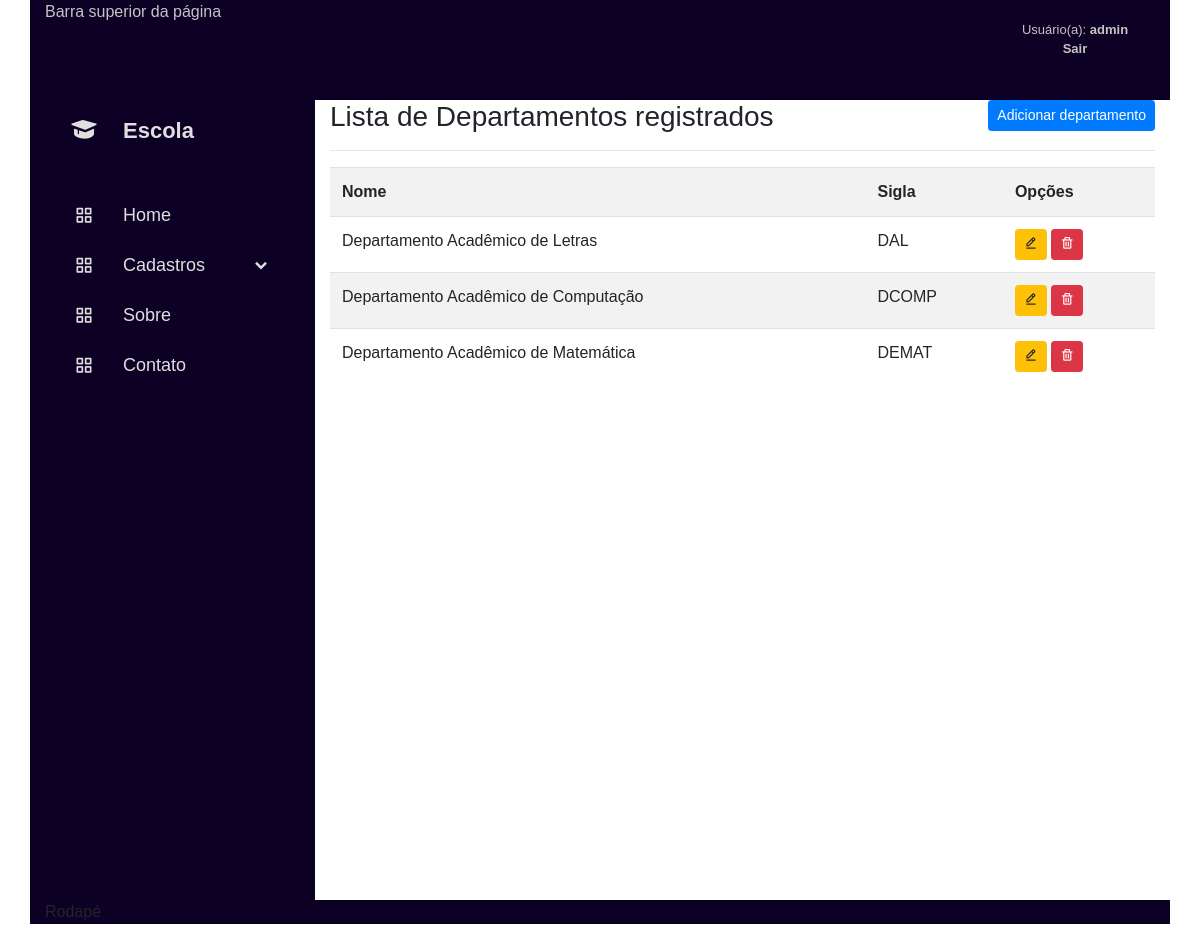
/listar/departamento/ (signed in), run on the app's committed database.
### cadastros/models.py (models this page shows, shortened)
class Departamento(models.Model):
    nome = models.CharField(max_length=100)
    sigla = models.CharField(max_length=5)

### cadastros/views.py (the view)
class DepartamentoList(LoginRequiredMixin, ListView):
    model = Departamento
    template_name = 'cadastros/listas/departamento.html'
    login_url = reverse_lazy('login')

### cadastros/templates/cadastros/listas/departamento.html (shortened to what this page needs)
{% extends 'paginas/template.html' %}
{% load static %}
{% block conteudo %}
<h3>
    Lista de Departamentos registrados
    <a href="{% url 'cadastrar-departamento' %}" class="btn btn-primary btn-sm float-right">
        Adicionar departamento
    </a>
</h3>
<hr>
<div class="table-responsive">
    <table class="table table-striped">
        <tr>
            <th>Nome</th>
            <th>Sigla</th>
            <th>Opções</th>
        </tr>
        {% for departamento in object_list %}
        <tr>
            <td>{{ departamento.nome }}</td>
            <td>{{ departamento.sigla }}</td>
            <td>
                <a href="{% url 'editar-departamento' departamento.pk %}" class="btn btn-warning btn-sm" title="Editar">
                    <i class='bx bx-edit-alt'></i>
                </a>
                <a href="{% url 'excluir-departamento' departamento.pk %}" class="btn btn-danger btn-sm" title="Excluir">
                    <i class='bx bx-trash'></i>
                </a>
            </td>
        </tr>
        {% empty %}
        <tr>
            <td colspan="3">
                Nenhum campo registro.
            </td>
        </tr>
        {% endfor %}
    </table>
</div>
{% endblock %}

### paginas/templates/paginas/template.html (shortened to what this page needs)
{% load static %}
<!DOCTYPE html>
<html lang="pt-br">
<head>
    <link href='https://unpkg.com/boxicons@2.1.4/css/boxicons.min.css' rel='stylesheet'>
    <link rel="stylesheet" href="{% static 'css/style.css' %}">
    <link rel="stylesheet" href="https://cdn.jsdelivr.net/npm/bootstrap@4.6.2/dist/css/bootstrap.min.css">
</head>
<body>
    <div class="container">
        <div class="row">
            <div class="col-md-10 col-lg-10 superior">
                Barra superior da página
            </div>
            <div class="col-md-2 col-lg-2 superior">
                <div class="loginlogout">
                    {% if request.user.is_authenticated %}
                    <p class="textologin"><br>
                        Usuário(a):
                        <strong>{{ user }}
                        <br>
                        <a href="{% url 'logout' %}">
                            Sair
                        </a>
                        </strong>
                    </p>
                    {% endif %}
                </div>
            </div>
        </div>
        <div class="row">
            <div class="col-md-3 col-lg-3 sidebar">
                {% block menu %}
                <a href="#" class="logo-box">
                    <i class='bx bxs-graduation'></i>
                    <div class="logo-name">Escola</div>
                </a>
                <ul class="sidebar-list">
                    <li>
                        <div class="title">
                            <a href="{% url 'inicio' %}" class="link">
                                <i class="bx bx-grid-alt"></i>
                                <span class="name">Home</span>
                            </a>
                        </div>
                    </li>
                    {% if request.user.is_authenticated %}
                    <li class="dropdown">
                        <div class="title">
                            <a href="#" class="link">
                                <i class="bx bx-grid-alt"></i>
                                <span class="name">Cadastros</span>
                            </a>
                            <i class="bx bxs-chevron-down"></i>
                        </div>
                    </li>
                    {% endif %}
                    <li>
                        <div class="title">
                            <a href="{% url 'sobre' %}" class="link">
                                <i class="bx bx-grid-alt"></i>
                                <span class="name">Sobre</span>
                            </a>
                        </div>
                    </li>
                    <li>
                        <div class="title">
                            <a href="{% url 'contato' %}" class="link">
                                <i class="bx bx-grid-alt"></i>
                                <span class="name">Contato</span>
                            </a>
                        </div>
                    </li>
                </ul>
                {% endblock %}
            </div>
            <div class="col-md-9 col-lg-9 conteudo">
                {% block conteudo %}{% endblock %}
            </div>
        </div>
        <div class="row">
            <div class="col-md-12 col-lg-12 rodape">
                Rodapé
            </div>
        </div>
    </div>
</body>
</html>

### static/css/style.css (style rules this page uses)
* { font-family: sans-serif; margin: 0; padding: 0; box-sizing: border-box; list-style: none; text-decoration: none; }
:root { --color_Blue: #3f93f1; --color_Dark1: rgb(12, 0, 36); --color_Dark2: #0a145e; --color_Light1: #dfdfdf; --color_Light2: #c4c4c4; }
.sidebar { position: relative; top: 0; left: 0; width: 280; background-color: var(--color_Dark1); transition: all .5s ease; z-index: 100; }
.sidebar a { text-decoration: none; }
.logo-box { height: 60px; width: 100%; display: flex; align-items: center; color: var(--color_Light1); transition: all .5s ease; }
.logo-box i { font-size: 30px; height: 50px; min-width: 78px; text-align: center; line-height: 50px; transition: all .5s ease; }
.logo-name { font-size: 22px; font-weight: 600; }
.sidebar-list { height: 100%; padding: 30px 0 15px 0; overflow: auto; }
.sidebar-list li { transition: all .5s ease; }
.sidebar-list li .title { display: flex; justify-content: space-between; align-items: center; transition: all .5s ease; cursor: pointer; }
.sidebar-list li .title .link { display: flex; align-items: center; }
.sidebar-list li .title i { height: 50px; min-width: 78px; text-align: center; line-height: 50px; color: var(--color_Light1); font-size: 20px; }
.sidebar-list li .title .name { font-size: 18px; font-weight: 400; color: var(--color_Light1); }
body { background-color: rgb(225, 225, 225); }
.superior { background-color: var(--color_Dark1); height: 100px; color: var(--color_Light2); }
.textologin { font-size: small; color: var(--color_Light2); text-align: center; }
.textologin a { color: var(--color_Light2); }
.conteudo { background-color: white; min-height: 800px; float: right; }
.rodape { background-color: var(--color_Dark1); clear: both; }

### data on the page
Departamento: nome "Departamento Acadêmico de Letras", sigla "DAL"
Departamento: nome "Departamento Acadêmico de Computação", sigla "DCOMP"
Departamento: nome "Departamento Acadêmico de Matemática", sigla "DEMAT"

### other printed values
{{ user }} "admin"
